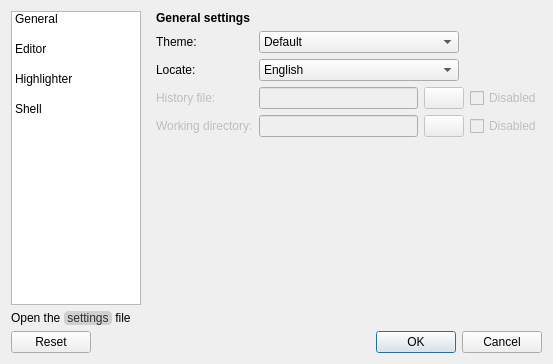
<?xml version="1.0" encoding="UTF-8"?>
<ui version="4.0">
 <class>SettingsDialog</class>
 <widget class="QDialog" name="SettingsDialog">
  <property name="geometry">
   <rect>
    <x>0</x>
    <y>0</y>
    <width>553</width>
    <height>364</height>
   </rect>
  </property>
  <property name="windowTitle">
   <string>Dialog</string>
  </property>
  <layout class="QVBoxLayout" name="verticalLayout">
   <item>
    <widget class="QWidget" name="widget" native="true">
     <layout class="QHBoxLayout" name="horizontalLayout">
      <property name="leftMargin">
       <number>0</number>
      </property>
      <property name="topMargin">
       <number>0</number>
      </property>
      <property name="rightMargin">
       <number>0</number>
      </property>
      <property name="bottomMargin">
       <number>0</number>
      </property>
      <item>
       <widget class="QWidget" name="widget" native="true">
        <property name="minimumSize">
         <size>
          <width>130</width>
          <height>0</height>
         </size>
        </property>
        <property name="maximumSize">
         <size>
          <width>130</width>
          <height>16777215</height>
         </size>
        </property>
        <property name="styleSheet">
         <string notr="true"/>
        </property>
        <layout class="QVBoxLayout" name="verticalLayout_2">
         <property name="spacing">
          <number>3</number>
         </property>
         <property name="leftMargin">
          <number>0</number>
         </property>
         <property name="topMargin">
          <number>0</number>
         </property>
         <property name="rightMargin">
          <number>0</number>
         </property>
         <property name="bottomMargin">
          <number>0</number>
         </property>
         <item>
          <widget class="QListWidget" name="listWidget">
           <property name="frameShape">
            <enum>QFrame::StyledPanel</enum>
           </property>
           <property name="frameShadow">
            <enum>QFrame::Plain</enum>
           </property>
           <property name="iconSize">
            <size>
             <width>24</width>
             <height>24</height>
            </size>
           </property>
           <property name="gridSize">
            <size>
             <width>0</width>
             <height>30</height>
            </size>
           </property>
           <item>
            <property name="text">
             <string>General</string>
            </property>
            <property name="icon">
             <iconset resource="function.qrc">
              <normaloff>:/img/f(x).png</normaloff>:/img/f(x).png</iconset>
            </property>
           </item>
           <item>
            <property name="text">
             <string>Editor</string>
            </property>
            <property name="icon">
             <iconset resource="function.qrc">
              <normaloff>:/img/color.png</normaloff>:/img/color.png</iconset>
            </property>
           </item>
           <item>
            <property name="text">
             <string>Highlighter</string>
            </property>
            <property name="icon">
             <iconset resource="function.qrc">
              <normaloff>:/img/color.png</normaloff>:/img/color.png</iconset>
            </property>
           </item>
           <item>
            <property name="text">
             <string>Shell</string>
            </property>
            <property name="icon">
             <iconset resource="function.qrc">
              <normaloff>:/img/shell.png</normaloff>:/img/shell.png</iconset>
            </property>
           </item>
          </widget>
         </item>
        </layout>
       </widget>
      </item>
      <item>
       <widget class="QStackedWidget" name="stackedWidget">
        <property name="sizePolicy">
         <sizepolicy hsizetype="Expanding" vsizetype="Preferred">
          <horstretch>0</horstretch>
          <verstretch>0</verstretch>
         </sizepolicy>
        </property>
        <property name="currentIndex">
         <number>0</number>
        </property>
        <widget class="QWidget" name="page_General">
         <layout class="QVBoxLayout" name="verticalLayout_5">
          <property name="topMargin">
           <number>0</number>
          </property>
          <property name="rightMargin">
           <number>0</number>
          </property>
          <property name="bottomMargin">
           <number>0</number>
          </property>
          <item>
           <widget class="QLabel" name="label_15">
            <property name="font">
             <font>
              <weight>75</weight>
              <bold>true</bold>
             </font>
            </property>
            <property name="text">
             <string>General settings</string>
            </property>
           </widget>
          </item>
          <item>
           <layout class="QFormLayout" name="formLayout_2">
            <item row="0" column="0">
             <widget class="QLabel" name="label_16">
              <property name="text">
               <string>Theme:</string>
              </property>
             </widget>
            </item>
            <item row="0" column="1">
             <widget class="QComboBox" name="comboBox_5">
              <property name="maximumSize">
               <size>
                <width>200</width>
                <height>16777215</height>
               </size>
              </property>
              <item>
               <property name="text">
                <string>Default</string>
               </property>
              </item>
              <item>
               <property name="text">
                <string>Dark</string>
               </property>
              </item>
             </widget>
            </item>
            <item row="1" column="0">
             <widget class="QLabel" name="label_17">
              <property name="text">
               <string>Locate:</string>
              </property>
             </widget>
            </item>
            <item row="1" column="1">
             <widget class="QComboBox" name="comboBox_6">
              <property name="maximumSize">
               <size>
                <width>200</width>
                <height>16777215</height>
               </size>
              </property>
              <item>
               <property name="text">
                <string>English</string>
               </property>
              </item>
              <item>
               <property name="text">
                <string>Qheswa</string>
               </property>
              </item>
              <item>
               <property name="text">
                <string>Español</string>
               </property>
              </item>
             </widget>
            </item>
            <item row="2" column="0">
             <widget class="QLabel" name="label_18">
              <property name="enabled">
               <bool>false</bool>
              </property>
              <property name="text">
               <string>History file:</string>
              </property>
             </widget>
            </item>
            <item row="3" column="0">
             <widget class="QLabel" name="label_19">
              <property name="enabled">
               <bool>false</bool>
              </property>
              <property name="text">
               <string>Working directory:</string>
              </property>
             </widget>
            </item>
            <item row="2" column="1">
             <widget class="QWidget" name="widget_7" native="true">
              <layout class="QHBoxLayout" name="horizontalLayout_7">
               <property name="leftMargin">
                <number>0</number>
               </property>
               <property name="topMargin">
                <number>0</number>
               </property>
               <property name="rightMargin">
                <number>0</number>
               </property>
               <property name="bottomMargin">
                <number>0</number>
               </property>
               <item>
                <widget class="QLineEdit" name="lineEdit_2">
                 <property name="enabled">
                  <bool>false</bool>
                 </property>
                </widget>
               </item>
               <item>
                <widget class="QPushButton" name="pushButton_2">
                 <property name="enabled">
                  <bool>false</bool>
                 </property>
                 <property name="sizePolicy">
                  <sizepolicy hsizetype="Minimum" vsizetype="Minimum">
                   <horstretch>0</horstretch>
                   <verstretch>0</verstretch>
                  </sizepolicy>
                 </property>
                 <property name="maximumSize">
                  <size>
                   <width>16777215</width>
                   <height>22</height>
                  </size>
                 </property>
                 <property name="text">
                  <string/>
                 </property>
                 <property name="icon">
                  <iconset>
                   <normaloff>:/thirdparty/lucide-icons/light/folder-open-d.png</normaloff>:/thirdparty/lucide-icons/light/folder-open-d.png</iconset>
                 </property>
                </widget>
               </item>
               <item>
                <widget class="QCheckBox" name="checkBox_13">
                 <property name="enabled">
                  <bool>false</bool>
                 </property>
                 <property name="text">
                  <string>Disabled</string>
                 </property>
                </widget>
               </item>
              </layout>
             </widget>
            </item>
            <item row="3" column="1">
             <widget class="QWidget" name="widget_8" native="true">
              <layout class="QHBoxLayout" name="horizontalLayout_8">
               <property name="leftMargin">
                <number>0</number>
               </property>
               <property name="topMargin">
                <number>0</number>
               </property>
               <property name="rightMargin">
                <number>0</number>
               </property>
               <property name="bottomMargin">
                <number>0</number>
               </property>
               <item>
                <widget class="QLineEdit" name="lineEdit_3">
                 <property name="enabled">
                  <bool>false</bool>
                 </property>
                </widget>
               </item>
               <item>
                <widget class="QPushButton" name="pushButton_3">
                 <property name="enabled">
                  <bool>false</bool>
                 </property>
                 <property name="sizePolicy">
                  <sizepolicy hsizetype="Minimum" vsizetype="Preferred">
                   <horstretch>0</horstretch>
                   <verstretch>0</verstretch>
                  </sizepolicy>
                 </property>
                 <property name="maximumSize">
                  <size>
                   <width>16777215</width>
                   <height>22</height>
                  </size>
                 </property>
                 <property name="text">
                  <string/>
                 </property>
                 <property name="icon">
                  <iconset>
                   <normaloff>:/thirdparty/lucide-icons/light/folder-open-d.png</normaloff>:/thirdparty/lucide-icons/light/folder-open-d.png</iconset>
                 </property>
                </widget>
               </item>
               <item>
                <widget class="QCheckBox" name="checkBox_14">
                 <property name="enabled">
                  <bool>false</bool>
                 </property>
                 <property name="text">
                  <string>Disabled</string>
                 </property>
                </widget>
               </item>
              </layout>
             </widget>
            </item>
           </layout>
          </item>
          <item>
           <spacer name="verticalSpacer_2">
            <property name="orientation">
             <enum>Qt::Vertical</enum>
            </property>
            <property name="sizeHint" stdset="0">
             <size>
              <width>20</width>
              <height>40</height>
             </size>
            </property>
           </spacer>
          </item>
         </layout>
        </widget>
        <widget class="QWidget" name="page_Editor">
         <layout class="QVBoxLayout" name="verticalLayout_4">
          <property name="topMargin">
           <number>0</number>
          </property>
          <property name="rightMargin">
           <number>0</number>
          </property>
          <property name="bottomMargin">
           <number>0</number>
          </property>
          <item>
           <widget class="QLabel" name="label_4">
            <property name="sizePolicy">
             <sizepolicy hsizetype="Preferred" vsizetype="Fixed">
              <horstretch>0</horstretch>
              <verstretch>0</verstretch>
             </sizepolicy>
            </property>
            <property name="font">
             <font>
              <weight>75</weight>
              <bold>true</bold>
             </font>
            </property>
            <property name="text">
             <string>Editor Properties</string>
            </property>
           </widget>
          </item>
          <item>
           <layout class="QFormLayout" name="formLayout">
            <item row="0" column="0">
             <widget class="QLabel" name="label_5">
              <property name="text">
               <string>Background:</string>
              </property>
             </widget>
            </item>
            <item row="0" column="1">
             <widget class="QPushButton" name="pushButton">
              <property name="minimumSize">
               <size>
                <width>45</width>
                <height>0</height>
               </size>
              </property>
              <property name="maximumSize">
               <size>
                <width>45</width>
                <height>16777215</height>
               </size>
              </property>
              <property name="text">
               <string/>
              </property>
             </widget>
            </item>
            <item row="1" column="0">
             <widget class="QLabel" name="label_10">
              <property name="text">
               <string>Font family:</string>
              </property>
             </widget>
            </item>
            <item row="1" column="1">
             <widget class="QFontComboBox" name="fontComboBox">
              <property name="minimumSize">
               <size>
                <width>100</width>
                <height>0</height>
               </size>
              </property>
              <property name="maximumSize">
               <size>
                <width>206</width>
                <height>16777215</height>
               </size>
              </property>
              <property name="currentFont">
               <font>
                <family>Lucida Console</family>
                <pointsize>9</pointsize>
               </font>
              </property>
             </widget>
            </item>
            <item row="2" column="0">
             <widget class="QLabel" name="label_11">
              <property name="text">
               <string>Font size:</string>
              </property>
             </widget>
            </item>
            <item row="2" column="1">
             <widget class="QSpinBox" name="spinBox">
              <property name="minimumSize">
               <size>
                <width>50</width>
                <height>0</height>
               </size>
              </property>
              <property name="maximumSize">
               <size>
                <width>100</width>
                <height>16777215</height>
               </size>
              </property>
              <property name="minimum">
               <number>1</number>
              </property>
              <property name="value">
               <number>9</number>
              </property>
             </widget>
            </item>
            <item row="3" column="0">
             <widget class="QLabel" name="label_12">
              <property name="text">
               <string>Tab size:</string>
              </property>
             </widget>
            </item>
            <item row="3" column="1">
             <widget class="QSpinBox" name="spinBox_2">
              <property name="minimumSize">
               <size>
                <width>50</width>
                <height>0</height>
               </size>
              </property>
              <property name="maximumSize">
               <size>
                <width>100</width>
                <height>16777215</height>
               </size>
              </property>
              <property name="minimum">
               <number>1</number>
              </property>
              <property name="maximum">
               <number>100</number>
              </property>
              <property name="value">
               <number>4</number>
              </property>
             </widget>
            </item>
            <item row="4" column="0">
             <widget class="QLabel" name="label_13">
              <property name="text">
               <string>Line numbering:</string>
              </property>
             </widget>
            </item>
            <item row="4" column="1">
             <widget class="QComboBox" name="comboBox">
              <property name="minimumSize">
               <size>
                <width>100</width>
                <height>0</height>
               </size>
              </property>
              <property name="maximumSize">
               <size>
                <width>206</width>
                <height>16777215</height>
               </size>
              </property>
              <property name="currentIndex">
               <number>2</number>
              </property>
              <item>
               <property name="text">
                <string>No numbering</string>
               </property>
              </item>
              <item>
               <property name="text">
                <string>Full numbering</string>
               </property>
              </item>
              <item>
               <property name="text">
                <string>Important lines only</string>
               </property>
              </item>
             </widget>
            </item>
            <item row="5" column="0">
             <widget class="QLabel" name="label_14">
              <property name="text">
               <string>Right edge:</string>
              </property>
             </widget>
            </item>
            <item row="5" column="1">
             <widget class="QWidget" name="widget_6" native="true">
              <layout class="QHBoxLayout" name="horizontalLayout_6">
               <property name="leftMargin">
                <number>0</number>
               </property>
               <property name="topMargin">
                <number>0</number>
               </property>
               <property name="rightMargin">
                <number>0</number>
               </property>
               <property name="bottomMargin">
                <number>0</number>
               </property>
               <item>
                <widget class="QSpinBox" name="spinBox_3">
                 <property name="sizePolicy">
                  <sizepolicy hsizetype="Preferred" vsizetype="Fixed">
                   <horstretch>0</horstretch>
                   <verstretch>0</verstretch>
                  </sizepolicy>
                 </property>
                 <property name="minimumSize">
                  <size>
                   <width>100</width>
                   <height>0</height>
                  </size>
                 </property>
                 <property name="maximumSize">
                  <size>
                   <width>100</width>
                   <height>16777215</height>
                  </size>
                 </property>
                 <property name="maximum">
                  <number>1000</number>
                 </property>
                 <property name="value">
                  <number>80</number>
                 </property>
                </widget>
               </item>
               <item>
                <widget class="QComboBox" name="comboBox_2">
                 <property name="minimumSize">
                  <size>
                   <width>100</width>
                   <height>0</height>
                  </size>
                 </property>
                 <property name="maximumSize">
                  <size>
                   <width>100</width>
                   <height>16777215</height>
                  </size>
                 </property>
                 <property name="currentIndex">
                  <number>1</number>
                 </property>
                 <item>
                  <property name="text">
                   <string>No line</string>
                  </property>
                 </item>
                 <item>
                  <property name="text">
                   <string>Full line</string>
                  </property>
                 </item>
                 <item>
                  <property name="text">
                   <string>Partial line</string>
                  </property>
                 </item>
                </widget>
               </item>
               <item>
                <spacer name="horizontalSpacer_4">
                 <property name="orientation">
                  <enum>Qt::Horizontal</enum>
                 </property>
                 <property name="sizeType">
                  <enum>QSizePolicy::Expanding</enum>
                 </property>
                 <property name="sizeHint" stdset="0">
                  <size>
                   <width>40</width>
                   <height>20</height>
                  </size>
                 </property>
                </spacer>
               </item>
              </layout>
             </widget>
            </item>
           </layout>
          </item>
          <item>
           <widget class="QGroupBox" name="groupBox">
            <property name="title">
             <string>Options</string>
            </property>
            <layout class="QGridLayout" name="gridLayout_3">
             <item row="0" column="0">
              <widget class="QCheckBox" name="checkBox_7">
               <property name="text">
                <string>Tab to spaces</string>
               </property>
               <property name="checked">
                <bool>true</bool>
               </property>
              </widget>
             </item>
             <item row="0" column="1">
              <widget class="QCheckBox" name="checkBox_9">
               <property name="text">
                <string>Wrap lines</string>
               </property>
              </widget>
             </item>
             <item row="0" column="2">
              <widget class="QCheckBox" name="checkBox_11">
               <property name="text">
                <string>Show modified lines</string>
               </property>
               <property name="checked">
                <bool>true</bool>
               </property>
              </widget>
             </item>
             <item row="1" column="0">
              <widget class="QCheckBox" name="checkBox_8">
               <property name="text">
                <string>Autoindent</string>
               </property>
               <property name="checked">
                <bool>true</bool>
               </property>
              </widget>
             </item>
             <item row="1" column="1">
              <widget class="QCheckBox" name="checkBox_10">
               <property name="text">
                <string>Match braces</string>
               </property>
               <property name="checked">
                <bool>true</bool>
               </property>
              </widget>
             </item>
             <item row="1" column="2">
              <widget class="QCheckBox" name="checkBox_12">
               <property name="text">
                <string>Trim trailing spaces</string>
               </property>
              </widget>
             </item>
            </layout>
           </widget>
          </item>
          <item>
           <spacer name="verticalSpacer">
            <property name="orientation">
             <enum>Qt::Vertical</enum>
            </property>
            <property name="sizeHint" stdset="0">
             <size>
              <width>20</width>
              <height>40</height>
             </size>
            </property>
           </spacer>
          </item>
         </layout>
        </widget>
        <widget class="QWidget" name="page_Highlighter">
         <layout class="QVBoxLayout" name="verticalLayout_3">
          <property name="leftMargin">
           <number>9</number>
          </property>
          <property name="topMargin">
           <number>0</number>
          </property>
          <property name="rightMargin">
           <number>0</number>
          </property>
          <property name="bottomMargin">
           <number>0</number>
          </property>
          <item>
           <widget class="QLabel" name="label_3">
            <property name="font">
             <font>
              <weight>75</weight>
              <bold>true</bold>
             </font>
            </property>
            <property name="text">
             <string>Syntax highlighter</string>
            </property>
           </widget>
          </item>
          <item>
           <widget class="QWidget" name="widget_3" native="true">
            <layout class="QHBoxLayout" name="horizontalLayout_3">
             <property name="leftMargin">
              <number>0</number>
             </property>
             <property name="topMargin">
              <number>0</number>
             </property>
             <property name="rightMargin">
              <number>0</number>
             </property>
             <property name="bottomMargin">
              <number>0</number>
             </property>
             <item>
              <widget class="QLabel" name="label_6">
               <property name="text">
                <string>Color theme:</string>
               </property>
              </widget>
             </item>
             <item>
              <widget class="QComboBox" name="comboBox_3">
               <property name="minimumSize">
                <size>
                 <width>60</width>
                 <height>0</height>
                </size>
               </property>
               <item>
                <property name="text">
                 <string>Default</string>
                </property>
               </item>
               <item>
                <property name="text">
                 <string>Dark</string>
                </property>
               </item>
              </widget>
             </item>
             <item>
              <widget class="QLabel" name="label_7">
               <property name="text">
                <string>    Element:</string>
               </property>
              </widget>
             </item>
             <item>
              <widget class="QComboBox" name="comboBox_4">
               <property name="minimumSize">
                <size>
                 <width>100</width>
                 <height>0</height>
                </size>
               </property>
               <property name="maxVisibleItems">
                <number>15</number>
               </property>
               <item>
                <property name="text">
                 <string>Default</string>
                </property>
               </item>
               <item>
                <property name="text">
                 <string>Line comment</string>
                </property>
               </item>
               <item>
                <property name="text">
                 <string>Number</string>
                </property>
               </item>
               <item>
                <property name="text">
                 <string>Char</string>
                </property>
               </item>
               <item>
                <property name="text">
                 <string>String</string>
                </property>
               </item>
               <item>
                <property name="text">
                 <string>Reserved</string>
                </property>
               </item>
               <item>
                <property name="text">
                 <string>Primitive</string>
                </property>
               </item>
               <item>
                <property name="text">
                 <string>Identifier</string>
                </property>
               </item>
               <item>
                <property name="text">
                 <string>Lowercase identifier</string>
                </property>
               </item>
               <item>
                <property name="text">
                 <string>Operator</string>
                </property>
               </item>
               <item>
                <property name="text">
                 <string>Delimiter</string>
                </property>
               </item>
               <item>
                <property name="text">
                 <string>White space</string>
                </property>
               </item>
               <item>
                <property name="text">
                 <string>End of line</string>
                </property>
               </item>
               <item>
                <property name="text">
                 <string>Url</string>
                </property>
               </item>
               <item>
                <property name="text">
                 <string>Type identifier</string>
                </property>
               </item>
               <item>
                <property name="text">
                 <string>Boolean</string>
                </property>
               </item>
               <item>
                <property name="text">
                 <string>&quot;fail&quot; word</string>
                </property>
               </item>
               <item>
                <property name="text">
                 <string>Unknown char</string>
                </property>
               </item>
               <item>
                <property name="text">
                 <string>Current line</string>
                </property>
               </item>
               <item>
                <property name="text">
                 <string>Matched braces</string>
                </property>
               </item>
               <item>
                <property name="text">
                 <string>Right edge</string>
                </property>
               </item>
               <item>
                <property name="text">
                 <string>Line numbering</string>
                </property>
               </item>
               <item>
                <property name="text">
                 <string>Current line numbering</string>
                </property>
               </item>
               <item>
                <property name="text">
                 <string>Saved line</string>
                </property>
               </item>
               <item>
                <property name="text">
                 <string>Modified line</string>
                </property>
               </item>
               <item>
                <property name="text">
                 <string>Console default</string>
                </property>
               </item>
               <item>
                <property name="text">
                 <string>Console header</string>
                </property>
               </item>
               <item>
                <property name="text">
                 <string>Prompter</string>
                </property>
               </item>
               <item>
                <property name="text">
                 <string>Console error</string>
                </property>
               </item>
               <item>
                <property name="text">
                 <string>Console output</string>
                </property>
               </item>
               <item>
                <property name="text">
                 <string>Editor background</string>
                </property>
               </item>
               <item>
                <property name="text">
                 <string>Selection</string>
                </property>
               </item>
               <item>
                <property name="text">
                 <string>Cursor</string>
                </property>
               </item>
               <item>
                <property name="text">
                 <string>Search match</string>
                </property>
               </item>
              </widget>
             </item>
             <item>
              <spacer name="horizontalSpacer_2">
               <property name="orientation">
                <enum>Qt::Horizontal</enum>
               </property>
               <property name="sizeHint" stdset="0">
                <size>
                 <width>40</width>
                 <height>20</height>
                </size>
               </property>
              </spacer>
             </item>
            </layout>
           </widget>
          </item>
          <item>
           <widget class="QTabWidget" name="tabWidget">
            <property name="currentIndex">
             <number>0</number>
            </property>
            <widget class="QWidget" name="tab_script">
             <attribute name="title">
              <string>Script</string>
             </attribute>
            </widget>
            <widget class="QWidget" name="tab_Console">
             <attribute name="title">
              <string>Console</string>
             </attribute>
            </widget>
           </widget>
          </item>
          <item>
           <widget class="QWidget" name="widget_4" native="true">
            <layout class="QHBoxLayout" name="horizontalLayout_4">
             <property name="spacing">
              <number>10</number>
             </property>
             <property name="leftMargin">
              <number>9</number>
             </property>
             <property name="topMargin">
              <number>0</number>
             </property>
             <property name="rightMargin">
              <number>0</number>
             </property>
             <property name="bottomMargin">
              <number>0</number>
             </property>
             <item>
              <layout class="QGridLayout" name="gridLayout_2">
               <property name="horizontalSpacing">
                <number>20</number>
               </property>
               <property name="verticalSpacing">
                <number>1</number>
               </property>
               <item row="0" column="1">
                <widget class="QPushButton" name="pushButton_5">
                 <property name="text">
                  <string/>
                 </property>
                </widget>
               </item>
               <item row="0" column="0">
                <widget class="QLabel" name="label_8">
                 <property name="text">
                  <string>Fore:</string>
                 </property>
                </widget>
               </item>
               <item row="1" column="0">
                <widget class="QLabel" name="label_9">
                 <property name="text">
                  <string>Back:</string>
                 </property>
                </widget>
               </item>
               <item row="1" column="1">
                <widget class="QPushButton" name="pushButton_6">
                 <property name="text">
                  <string/>
                 </property>
                </widget>
               </item>
              </layout>
             </item>
             <item>
              <widget class="Line" name="line">
               <property name="orientation">
                <enum>Qt::Vertical</enum>
               </property>
              </widget>
             </item>
             <item>
              <layout class="QGridLayout" name="gridLayout">
               <property name="bottomMargin">
                <number>1</number>
               </property>
               <property name="horizontalSpacing">
                <number>20</number>
               </property>
               <property name="verticalSpacing">
                <number>1</number>
               </property>
               <item row="0" column="1">
                <widget class="QCheckBox" name="checkBox_5">
                 <property name="font">
                  <font>
                   <italic>true</italic>
                  </font>
                 </property>
                 <property name="text">
                  <string>Italic</string>
                 </property>
                </widget>
               </item>
               <item row="0" column="0">
                <widget class="QCheckBox" name="checkBox_3">
                 <property name="font">
                  <font>
                   <weight>75</weight>
                   <bold>true</bold>
                  </font>
                 </property>
                 <property name="text">
                  <string>Bold</string>
                 </property>
                </widget>
               </item>
               <item row="1" column="0">
                <widget class="QCheckBox" name="checkBox_4">
                 <property name="font">
                  <font>
                   <underline>true</underline>
                  </font>
                 </property>
                 <property name="text">
                  <string>Underline</string>
                 </property>
                </widget>
               </item>
               <item row="1" column="1">
                <widget class="QCheckBox" name="checkBox_6">
                 <property name="font">
                  <font>
                   <strikeout>true</strikeout>
                  </font>
                 </property>
                 <property name="text">
                  <string>Strikeout</string>
                 </property>
                </widget>
               </item>
              </layout>
             </item>
             <item>
              <spacer name="horizontalSpacer_3">
               <property name="orientation">
                <enum>Qt::Horizontal</enum>
               </property>
               <property name="sizeHint" stdset="0">
                <size>
                 <width>40</width>
                 <height>20</height>
                </size>
               </property>
              </spacer>
             </item>
            </layout>
           </widget>
          </item>
          <item>
           <widget class="QWidget" name="widget_5" native="true">
            <layout class="QHBoxLayout" name="horizontalLayout_5">
             <property name="leftMargin">
              <number>0</number>
             </property>
             <property name="topMargin">
              <number>0</number>
             </property>
             <property name="rightMargin">
              <number>0</number>
             </property>
             <property name="bottomMargin">
              <number>0</number>
             </property>
             <item>
              <widget class="QCheckBox" name="checkBox">
               <property name="text">
                <string>Distinguish lowercase</string>
               </property>
              </widget>
             </item>
             <item>
              <widget class="QCheckBox" name="checkBox_2">
               <property name="text">
                <string>Prompter embedded</string>
               </property>
               <property name="checked">
                <bool>true</bool>
               </property>
              </widget>
             </item>
            </layout>
           </widget>
          </item>
         </layout>
        </widget>
        <widget class="QWidget" name="page_Shell">
         <widget class="QCheckBox" name="checkBox_15">
          <property name="geometry">
           <rect>
            <x>10</x>
            <y>10</y>
            <width>141</width>
            <height>19</height>
           </rect>
          </property>
          <property name="text">
           <string>Show error line</string>
          </property>
         </widget>
         <widget class="QCheckBox" name="checkBox_16">
          <property name="geometry">
           <rect>
            <x>10</x>
            <y>30</y>
            <width>70</width>
            <height>17</height>
           </rect>
          </property>
          <property name="text">
           <string>Use CRLF</string>
          </property>
         </widget>
         <widget class="QCheckBox" name="checkBox_17">
          <property name="geometry">
           <rect>
            <x>10</x>
            <y>50</y>
            <width>231</width>
            <height>17</height>
           </rect>
          </property>
          <property name="text">
           <string>Show error descriptoin</string>
          </property>
         </widget>
        </widget>
       </widget>
      </item>
     </layout>
    </widget>
   </item>
   <item>
    <widget class="QWidget" name="widget_2" native="true">
     <layout class="QHBoxLayout" name="horizontalLayout_2">
      <property name="spacing">
       <number>0</number>
      </property>
      <property name="leftMargin">
       <number>0</number>
      </property>
      <property name="topMargin">
       <number>0</number>
      </property>
      <property name="rightMargin">
       <number>0</number>
      </property>
      <property name="bottomMargin">
       <number>0</number>
      </property>
      <item>
       <widget class="QLabel" name="label">
        <property name="text">
         <string>Open the </string>
        </property>
       </widget>
      </item>
      <item>
       <widget class="QPushButton" name="pushButton_4">
        <property name="sizePolicy">
         <sizepolicy hsizetype="Minimum" vsizetype="Preferred">
          <horstretch>0</horstretch>
          <verstretch>0</verstretch>
         </sizepolicy>
        </property>
        <property name="font">
         <font>
          <underline>false</underline>
         </font>
        </property>
        <property name="cursor">
         <cursorShape>PointingHandCursor</cursorShape>
        </property>
        <property name="styleSheet">
         <string notr="true">QPushButton{
padding-left:3px;
padding-right:3px;
color:#303030;
background-color: #d0d0d0;
border-radius:4px;
}
QPushButton:hover{
padding-left:3px;
padding-right:3px;
color:blue;
background-color:#d0d0d0;
border-radius:4px;
}</string>
        </property>
        <property name="text">
         <string>settings</string>
        </property>
       </widget>
      </item>
      <item>
       <widget class="QLabel" name="label_2">
        <property name="text">
         <string> file</string>
        </property>
       </widget>
      </item>
      <item>
       <spacer name="horizontalSpacer">
        <property name="orientation">
         <enum>Qt::Horizontal</enum>
        </property>
        <property name="sizeHint" stdset="0">
         <size>
          <width>40</width>
          <height>0</height>
         </size>
        </property>
       </spacer>
      </item>
     </layout>
    </widget>
   </item>
   <item>
    <widget class="QDialogButtonBox" name="buttonBox">
     <property name="orientation">
      <enum>Qt::Horizontal</enum>
     </property>
     <property name="standardButtons">
      <set>QDialogButtonBox::Cancel|QDialogButtonBox::Ok|QDialogButtonBox::Reset</set>
     </property>
    </widget>
   </item>
  </layout>
 </widget>
 <resources>
  <include location="function.qrc"/>
 </resources>
 <connections>
  <connection>
   <sender>buttonBox</sender>
   <signal>accepted()</signal>
   <receiver>SettingsDialog</receiver>
   <slot>accept()</slot>
   <hints>
    <hint type="sourcelabel">
     <x>248</x>
     <y>254</y>
    </hint>
    <hint type="destinationlabel">
     <x>157</x>
     <y>274</y>
    </hint>
   </hints>
  </connection>
  <connection>
   <sender>buttonBox</sender>
   <signal>rejected()</signal>
   <receiver>SettingsDialog</receiver>
   <slot>reject()</slot>
   <hints>
    <hint type="sourcelabel">
     <x>316</x>
     <y>260</y>
    </hint>
    <hint type="destinationlabel">
     <x>286</x>
     <y>274</y>
    </hint>
   </hints>
  </connection>
 </connections>
</ui>
